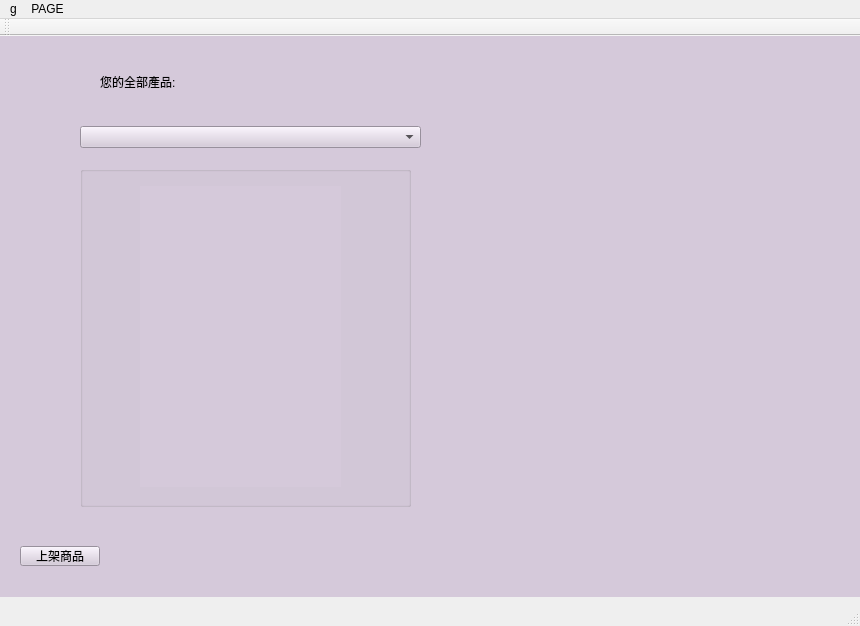
<?xml version="1.0" encoding="UTF-8"?>
<ui version="4.0">
 <class>MainWindow</class>
 <widget class="QMainWindow" name="MainWindow">
  <property name="geometry">
   <rect>
    <x>0</x>
    <y>0</y>
    <width>860</width>
    <height>626</height>
   </rect>
  </property>
  <property name="windowTitle">
   <string>MainWindow</string>
  </property>
  <widget class="QWidget" name="centralwidget">
   <widget class="QStackedWidget" name="page">
    <property name="geometry">
     <rect>
      <x>-10</x>
      <y>-140</y>
      <width>871</width>
      <height>701</height>
     </rect>
    </property>
    <property name="styleSheet">
     <string notr="true">background-color: rgb(213, 201, 218);</string>
    </property>
    <property name="currentIndex">
     <number>7</number>
    </property>
    <widget class="QWidget" name="welcome">
     <widget class="QPushButton" name="toLogin">
      <property name="geometry">
       <rect>
        <x>30</x>
        <y>170</y>
        <width>811</width>
        <height>511</height>
       </rect>
      </property>
      <property name="font">
       <font>
        <family>Bradley Hand ITC</family>
        <pointsize>90</pointsize>
        <weight>50</weight>
        <italic>false</italic>
        <bold>false</bold>
       </font>
      </property>
      <property name="styleSheet">
       <string notr="true">border-color: qlineargradient(spread:pad, x1:0, y1:1, x2:0, y2:0, stop:0 rgba(0, 0, 0, 255), stop:0.05 rgba(14, 8, 73, 255), stop:0.36 rgba(28, 17, 145, 255), stop:0.6 rgba(126, 14, 81, 255), stop:0.75 rgba(234, 11, 11, 255), stop:0.79 rgba(244, 70, 5, 255), stop:0.86 rgba(255, 136, 0, 255), stop:0.935 rgba(239, 236, 55, 255));
alternate-background-color: rgb(85, 255, 0);
gridline-color: rgb(255, 170, 0);
font: 90pt &quot;Bradley Hand ITC&quot;;
background-color: rgb(85, 170, 127);</string>
      </property>
      <property name="text">
       <string/>
      </property>
     </widget>
    </widget>
    <widget class="QWidget" name="loginPage">
     <widget class="QGroupBox" name="groupBox">
      <property name="geometry">
       <rect>
        <x>190</x>
        <y>210</y>
        <width>491</width>
        <height>391</height>
       </rect>
      </property>
      <property name="styleSheet">
       <string notr="true">font: 9pt &quot;Bahnschrift SemiLight&quot;;
border-color: rgb(27, 27, 127);
background-color: rgb(255, 170, 0);</string>
      </property>
      <property name="title">
       <string>登入</string>
      </property>
      <widget class="QLabel" name="label_6">
       <property name="geometry">
        <rect>
         <x>100</x>
         <y>270</y>
         <width>91</width>
         <height>16</height>
        </rect>
       </property>
       <property name="text">
        <string>還沒有帳號嗎？</string>
       </property>
      </widget>
      <widget class="QLabel" name="label_2">
       <property name="geometry">
        <rect>
         <x>160</x>
         <y>170</y>
         <width>60</width>
         <height>16</height>
        </rect>
       </property>
       <property name="styleSheet">
        <string notr="true">font: 9pt &quot;Bahnschrift SemiLight&quot;;
border-color: rgb(27, 27, 127);
background-color: rgb(255, 170, 0);</string>
       </property>
       <property name="text">
        <string>密碼</string>
       </property>
      </widget>
      <widget class="QLabel" name="label">
       <property name="geometry">
        <rect>
         <x>160</x>
         <y>110</y>
         <width>51</width>
         <height>16</height>
        </rect>
       </property>
       <property name="palette">
        <palette>
         <active>
          <colorrole role="WindowText">
           <brush brushstyle="SolidPattern">
            <color alpha="255">
             <red>0</red>
             <green>0</green>
             <blue>0</blue>
            </color>
           </brush>
          </colorrole>
          <colorrole role="Button">
           <brush brushstyle="SolidPattern">
            <color alpha="255">
             <red>255</red>
             <green>170</green>
             <blue>0</blue>
            </color>
           </brush>
          </colorrole>
          <colorrole role="Light">
           <brush brushstyle="SolidPattern">
            <color alpha="255">
             <red>255</red>
             <green>128</green>
             <blue>0</blue>
            </color>
           </brush>
          </colorrole>
          <colorrole role="Midlight">
           <brush brushstyle="SolidPattern">
            <color alpha="255">
             <red>212</red>
             <green>106</green>
             <blue>0</blue>
            </color>
           </brush>
          </colorrole>
          <colorrole role="Dark">
           <brush brushstyle="SolidPattern">
            <color alpha="255">
             <red>85</red>
             <green>43</green>
             <blue>0</blue>
            </color>
           </brush>
          </colorrole>
          <colorrole role="Mid">
           <brush brushstyle="SolidPattern">
            <color alpha="255">
             <red>113</red>
             <green>57</green>
             <blue>0</blue>
            </color>
           </brush>
          </colorrole>
          <colorrole role="Text">
           <brush brushstyle="SolidPattern">
            <color alpha="255">
             <red>0</red>
             <green>0</green>
             <blue>0</blue>
            </color>
           </brush>
          </colorrole>
          <colorrole role="BrightText">
           <brush brushstyle="SolidPattern">
            <color alpha="255">
             <red>255</red>
             <green>255</green>
             <blue>255</blue>
            </color>
           </brush>
          </colorrole>
          <colorrole role="ButtonText">
           <brush brushstyle="SolidPattern">
            <color alpha="255">
             <red>0</red>
             <green>0</green>
             <blue>0</blue>
            </color>
           </brush>
          </colorrole>
          <colorrole role="Base">
           <brush brushstyle="SolidPattern">
            <color alpha="255">
             <red>255</red>
             <green>170</green>
             <blue>0</blue>
            </color>
           </brush>
          </colorrole>
          <colorrole role="Window">
           <brush brushstyle="SolidPattern">
            <color alpha="255">
             <red>255</red>
             <green>170</green>
             <blue>0</blue>
            </color>
           </brush>
          </colorrole>
          <colorrole role="Shadow">
           <brush brushstyle="SolidPattern">
            <color alpha="255">
             <red>0</red>
             <green>0</green>
             <blue>0</blue>
            </color>
           </brush>
          </colorrole>
          <colorrole role="AlternateBase">
           <brush brushstyle="SolidPattern">
            <color alpha="255">
             <red>212</red>
             <green>170</green>
             <blue>127</blue>
            </color>
           </brush>
          </colorrole>
          <colorrole role="ToolTipBase">
           <brush brushstyle="SolidPattern">
            <color alpha="255">
             <red>255</red>
             <green>255</green>
             <blue>220</blue>
            </color>
           </brush>
          </colorrole>
          <colorrole role="ToolTipText">
           <brush brushstyle="SolidPattern">
            <color alpha="255">
             <red>0</red>
             <green>0</green>
             <blue>0</blue>
            </color>
           </brush>
          </colorrole>
          <colorrole role="PlaceholderText">
           <brush brushstyle="SolidPattern">
            <color alpha="128">
             <red>0</red>
             <green>0</green>
             <blue>0</blue>
            </color>
           </brush>
          </colorrole>
         </active>
         <inactive>
          <colorrole role="WindowText">
           <brush brushstyle="SolidPattern">
            <color alpha="255">
             <red>0</red>
             <green>0</green>
             <blue>0</blue>
            </color>
           </brush>
          </colorrole>
          <colorrole role="Button">
           <brush brushstyle="SolidPattern">
            <color alpha="255">
             <red>255</red>
             <green>170</green>
             <blue>0</blue>
            </color>
           </brush>
          </colorrole>
          <colorrole role="Light">
           <brush brushstyle="SolidPattern">
            <color alpha="255">
             <red>255</red>
             <green>128</green>
             <blue>0</blue>
            </color>
           </brush>
          </colorrole>
          <colorrole role="Midlight">
           <brush brushstyle="SolidPattern">
            <color alpha="255">
             <red>212</red>
             <green>106</green>
             <blue>0</blue>
            </color>
           </brush>
          </colorrole>
          <colorrole role="Dark">
           <brush brushstyle="SolidPattern">
            <color alpha="255">
             <red>85</red>
             <green>43</green>
             <blue>0</blue>
            </color>
           </brush>
          </colorrole>
          <colorrole role="Mid">
           <brush brushstyle="SolidPattern">
            <color alpha="255">
             <red>113</red>
             <green>57</green>
             <blue>0</blue>
            </color>
           </brush>
          </colorrole>
          <colorrole role="Text">
           <brush brushstyle="SolidPattern">
            <color alpha="255">
             <red>0</red>
             <green>0</green>
             <blue>0</blue>
            </color>
           </brush>
          </colorrole>
          <colorrole role="BrightText">
           <brush brushstyle="SolidPattern">
            <color alpha="255">
             <red>255</red>
             <green>255</green>
             <blue>255</blue>
            </color>
           </brush>
          </colorrole>
          <colorrole role="ButtonText">
           <brush brushstyle="SolidPattern">
            <color alpha="255">
             <red>0</red>
             <green>0</green>
             <blue>0</blue>
            </color>
           </brush>
          </colorrole>
          <colorrole role="Base">
           <brush brushstyle="SolidPattern">
            <color alpha="255">
             <red>255</red>
             <green>170</green>
             <blue>0</blue>
            </color>
           </brush>
          </colorrole>
          <colorrole role="Window">
           <brush brushstyle="SolidPattern">
            <color alpha="255">
             <red>255</red>
             <green>170</green>
             <blue>0</blue>
            </color>
           </brush>
          </colorrole>
          <colorrole role="Shadow">
           <brush brushstyle="SolidPattern">
            <color alpha="255">
             <red>0</red>
             <green>0</green>
             <blue>0</blue>
            </color>
           </brush>
          </colorrole>
          <colorrole role="AlternateBase">
           <brush brushstyle="SolidPattern">
            <color alpha="255">
             <red>212</red>
             <green>170</green>
             <blue>127</blue>
            </color>
           </brush>
          </colorrole>
          <colorrole role="ToolTipBase">
           <brush brushstyle="SolidPattern">
            <color alpha="255">
             <red>255</red>
             <green>255</green>
             <blue>220</blue>
            </color>
           </brush>
          </colorrole>
          <colorrole role="ToolTipText">
           <brush brushstyle="SolidPattern">
            <color alpha="255">
             <red>0</red>
             <green>0</green>
             <blue>0</blue>
            </color>
           </brush>
          </colorrole>
          <colorrole role="PlaceholderText">
           <brush brushstyle="SolidPattern">
            <color alpha="128">
             <red>0</red>
             <green>0</green>
             <blue>0</blue>
            </color>
           </brush>
          </colorrole>
         </inactive>
         <disabled>
          <colorrole role="WindowText">
           <brush brushstyle="SolidPattern">
            <color alpha="255">
             <red>85</red>
             <green>43</green>
             <blue>0</blue>
            </color>
           </brush>
          </colorrole>
          <colorrole role="Button">
           <brush brushstyle="SolidPattern">
            <color alpha="255">
             <red>255</red>
             <green>170</green>
             <blue>0</blue>
            </color>
           </brush>
          </colorrole>
          <colorrole role="Light">
           <brush brushstyle="SolidPattern">
            <color alpha="255">
             <red>255</red>
             <green>128</green>
             <blue>0</blue>
            </color>
           </brush>
          </colorrole>
          <colorrole role="Midlight">
           <brush brushstyle="SolidPattern">
            <color alpha="255">
             <red>212</red>
             <green>106</green>
             <blue>0</blue>
            </color>
           </brush>
          </colorrole>
          <colorrole role="Dark">
           <brush brushstyle="SolidPattern">
            <color alpha="255">
             <red>85</red>
             <green>43</green>
             <blue>0</blue>
            </color>
           </brush>
          </colorrole>
          <colorrole role="Mid">
           <brush brushstyle="SolidPattern">
            <color alpha="255">
             <red>113</red>
             <green>57</green>
             <blue>0</blue>
            </color>
           </brush>
          </colorrole>
          <colorrole role="Text">
           <brush brushstyle="SolidPattern">
            <color alpha="255">
             <red>85</red>
             <green>43</green>
             <blue>0</blue>
            </color>
           </brush>
          </colorrole>
          <colorrole role="BrightText">
           <brush brushstyle="SolidPattern">
            <color alpha="255">
             <red>255</red>
             <green>255</green>
             <blue>255</blue>
            </color>
           </brush>
          </colorrole>
          <colorrole role="ButtonText">
           <brush brushstyle="SolidPattern">
            <color alpha="255">
             <red>85</red>
             <green>43</green>
             <blue>0</blue>
            </color>
           </brush>
          </colorrole>
          <colorrole role="Base">
           <brush brushstyle="SolidPattern">
            <color alpha="255">
             <red>255</red>
             <green>170</green>
             <blue>0</blue>
            </color>
           </brush>
          </colorrole>
          <colorrole role="Window">
           <brush brushstyle="SolidPattern">
            <color alpha="255">
             <red>255</red>
             <green>170</green>
             <blue>0</blue>
            </color>
           </brush>
          </colorrole>
          <colorrole role="Shadow">
           <brush brushstyle="SolidPattern">
            <color alpha="255">
             <red>0</red>
             <green>0</green>
             <blue>0</blue>
            </color>
           </brush>
          </colorrole>
          <colorrole role="AlternateBase">
           <brush brushstyle="SolidPattern">
            <color alpha="255">
             <red>170</red>
             <green>85</green>
             <blue>0</blue>
            </color>
           </brush>
          </colorrole>
          <colorrole role="ToolTipBase">
           <brush brushstyle="SolidPattern">
            <color alpha="255">
             <red>255</red>
             <green>255</green>
             <blue>220</blue>
            </color>
           </brush>
          </colorrole>
          <colorrole role="ToolTipText">
           <brush brushstyle="SolidPattern">
            <color alpha="255">
             <red>0</red>
             <green>0</green>
             <blue>0</blue>
            </color>
           </brush>
          </colorrole>
          <colorrole role="PlaceholderText">
           <brush brushstyle="SolidPattern">
            <color alpha="128">
             <red>0</red>
             <green>0</green>
             <blue>0</blue>
            </color>
           </brush>
          </colorrole>
         </disabled>
        </palette>
       </property>
       <property name="text">
        <string>帳號</string>
       </property>
      </widget>
      <widget class="QLineEdit" name="fillAccount">
       <property name="geometry">
        <rect>
         <x>240</x>
         <y>100</y>
         <width>131</width>
         <height>31</height>
        </rect>
       </property>
       <property name="tabletTracking">
        <bool>false</bool>
       </property>
       <property name="autoFillBackground">
        <bool>false</bool>
       </property>
       <property name="styleSheet">
        <string notr="true">
background-color: rgb(255, 95, 135);
font: 9pt &quot;Bahnschrift&quot;;</string>
       </property>
       <property name="frame">
        <bool>false</bool>
       </property>
       <property name="cursorPosition">
        <number>0</number>
       </property>
       <property name="alignment">
        <set>Qt::AlignCenter</set>
       </property>
      </widget>
      <widget class="QLineEdit" name="fillPassword">
       <property name="geometry">
        <rect>
         <x>240</x>
         <y>160</y>
         <width>131</width>
         <height>31</height>
        </rect>
       </property>
       <property name="styleSheet">
        <string notr="true">
background-color: rgb(255, 95, 135);
font: 9pt &quot;Bahnschrift&quot;;</string>
       </property>
       <property name="frame">
        <bool>false</bool>
       </property>
       <property name="alignment">
        <set>Qt::AlignCenter</set>
       </property>
      </widget>
      <widget class="QPushButton" name="loginButton">
       <property name="geometry">
        <rect>
         <x>250</x>
         <y>210</y>
         <width>113</width>
         <height>32</height>
        </rect>
       </property>
       <property name="styleSheet">
        <string notr="true">color: rgb(0, 0, 0);
background-color: rgb(170, 255, 255);</string>
       </property>
       <property name="text">
        <string>登入</string>
       </property>
      </widget>
      <widget class="QPushButton" name="pushButton">
       <property name="geometry">
        <rect>
         <x>250</x>
         <y>260</y>
         <width>113</width>
         <height>32</height>
        </rect>
       </property>
       <property name="styleSheet">
        <string notr="true">color: rgb(0, 0, 0);
background-color: rgb(170, 255, 255);</string>
       </property>
       <property name="text">
        <string>建立新帳號</string>
       </property>
      </widget>
      <widget class="QPushButton" name="pushButton_3">
       <property name="geometry">
        <rect>
         <x>280</x>
         <y>300</y>
         <width>80</width>
         <height>20</height>
        </rect>
       </property>
       <property name="text">
        <string>忘記密碼?</string>
       </property>
      </widget>
     </widget>
    </widget>
    <widget class="QWidget" name="signUp">
     <widget class="QGroupBox" name="groupBox_2">
      <property name="geometry">
       <rect>
        <x>190</x>
        <y>210</y>
        <width>491</width>
        <height>391</height>
       </rect>
      </property>
      <property name="styleSheet">
       <string notr="true">font: 9pt &quot;Bahnschrift SemiLight&quot;;
border-color: rgb(27, 27, 127);
background-color: rgb(255, 170, 127);</string>
      </property>
      <property name="title">
       <string>建立新帳號</string>
      </property>
      <widget class="QLabel" name="label_18">
       <property name="geometry">
        <rect>
         <x>290</x>
         <y>320</y>
         <width>121</width>
         <height>20</height>
        </rect>
       </property>
       <property name="text">
        <string/>
       </property>
      </widget>
      <widget class="QLineEdit" name="newAccount">
       <property name="geometry">
        <rect>
         <x>250</x>
         <y>80</y>
         <width>113</width>
         <height>21</height>
        </rect>
       </property>
       <property name="alignment">
        <set>Qt::AlignCenter</set>
       </property>
      </widget>
      <widget class="QLineEdit" name="newPassword1">
       <property name="geometry">
        <rect>
         <x>250</x>
         <y>120</y>
         <width>113</width>
         <height>21</height>
        </rect>
       </property>
       <property name="alignment">
        <set>Qt::AlignCenter</set>
       </property>
      </widget>
      <widget class="QLineEdit" name="newPassword2">
       <property name="geometry">
        <rect>
         <x>250</x>
         <y>160</y>
         <width>113</width>
         <height>21</height>
        </rect>
       </property>
       <property name="alignment">
        <set>Qt::AlignCenter</set>
       </property>
      </widget>
      <widget class="QLineEdit" name="nicknameCreate_lineEdit">
       <property name="geometry">
        <rect>
         <x>250</x>
         <y>200</y>
         <width>113</width>
         <height>21</height>
        </rect>
       </property>
       <property name="alignment">
        <set>Qt::AlignCenter</set>
       </property>
      </widget>
      <widget class="QPushButton" name="createAccount">
       <property name="geometry">
        <rect>
         <x>250</x>
         <y>280</y>
         <width>113</width>
         <height>32</height>
        </rect>
       </property>
       <property name="text">
        <string>建立!</string>
       </property>
      </widget>
      <widget class="QPushButton" name="pushButton_4">
       <property name="geometry">
        <rect>
         <x>250</x>
         <y>330</y>
         <width>111</width>
         <height>31</height>
        </rect>
       </property>
       <property name="text">
        <string>算了</string>
       </property>
      </widget>
      <widget class="QLabel" name="label_4">
       <property name="geometry">
        <rect>
         <x>160</x>
         <y>120</y>
         <width>60</width>
         <height>16</height>
        </rect>
       </property>
       <property name="text">
        <string>輸入密碼</string>
       </property>
      </widget>
      <widget class="QLabel" name="label_5">
       <property name="geometry">
        <rect>
         <x>160</x>
         <y>160</y>
         <width>71</width>
         <height>16</height>
        </rect>
       </property>
       <property name="text">
        <string>再次輸入密碼</string>
       </property>
      </widget>
      <widget class="QLabel" name="nicknameCreate_label">
       <property name="geometry">
        <rect>
         <x>160</x>
         <y>200</y>
         <width>61</width>
         <height>21</height>
        </rect>
       </property>
       <property name="text">
        <string>暱稱</string>
       </property>
      </widget>
      <widget class="QLabel" name="label_10">
       <property name="geometry">
        <rect>
         <x>60</x>
         <y>230</y>
         <width>411</width>
         <height>20</height>
        </rect>
       </property>
       <property name="text">
        <string/>
       </property>
      </widget>
      <widget class="QLabel" name="label_3">
       <property name="geometry">
        <rect>
         <x>160</x>
         <y>80</y>
         <width>60</width>
         <height>16</height>
        </rect>
       </property>
       <property name="text">
        <string>輸入帳號</string>
       </property>
      </widget>
      <widget class="QLabel" name="warning">
       <property name="geometry">
        <rect>
         <x>60</x>
         <y>340</y>
         <width>171</width>
         <height>20</height>
        </rect>
       </property>
       <property name="text">
        <string/>
       </property>
      </widget>
     </widget>
    </widget>
    <widget class="QWidget" name="loginSuccess">
     <widget class="QLabel" name="show_product_homelabel">
      <property name="geometry">
       <rect>
        <x>450</x>
        <y>140</y>
        <width>371</width>
        <height>561</height>
       </rect>
      </property>
      <property name="text">
       <string/>
      </property>
     </widget>
     <widget class="QComboBox" name="home_produts_combobox">
      <property name="geometry">
       <rect>
        <x>60</x>
        <y>190</y>
        <width>361</width>
        <height>21</height>
       </rect>
      </property>
     </widget>
     <widget class="QGroupBox" name="groupBox_3">
      <property name="geometry">
       <rect>
        <x>110</x>
        <y>340</y>
        <width>331</width>
        <height>341</height>
       </rect>
      </property>
      <property name="title">
       <string/>
      </property>
      <widget class="QLabel" name="show_productInfo_homelabel">
       <property name="geometry">
        <rect>
         <x>60</x>
         <y>20</y>
         <width>201</width>
         <height>301</height>
        </rect>
       </property>
       <property name="text">
        <string/>
       </property>
      </widget>
     </widget>
     <widget class="QLabel" name="label_14">
      <property name="geometry">
       <rect>
        <x>100</x>
        <y>162</y>
        <width>131</width>
        <height>20</height>
       </rect>
      </property>
      <property name="text">
       <string>all products:</string>
      </property>
     </widget>
     <widget class="QPushButton" name="buy_button">
      <property name="geometry">
       <rect>
        <x>250</x>
        <y>650</y>
        <width>111</width>
        <height>41</height>
       </rect>
      </property>
      <property name="font">
       <font>
        <pointsize>13</pointsize>
       </font>
      </property>
      <property name="text">
       <string>購買</string>
      </property>
     </widget>
     <zorder>home_produts_combobox</zorder>
     <zorder>show_product_homelabel</zorder>
     <zorder>groupBox_3</zorder>
     <zorder>label_14</zorder>
     <zorder>buy_button</zorder>
    </widget>
    <widget class="QWidget" name="profio"/>
    <widget class="QWidget" name="settings">
     <widget class="QPushButton" name="pushButton_2">
      <property name="geometry">
       <rect>
        <x>100</x>
        <y>300</y>
        <width>251</width>
        <height>51</height>
       </rect>
      </property>
      <property name="text">
       <string>開通賣家</string>
      </property>
     </widget>
    </widget>
    <widget class="QWidget" name="loginFail">
     <widget class="QLabel" name="label_8">
      <property name="geometry">
       <rect>
        <x>260</x>
        <y>170</y>
        <width>521</width>
        <height>281</height>
       </rect>
      </property>
      <property name="font">
       <font>
        <family>Agency FB</family>
        <pointsize>28</pointsize>
       </font>
      </property>
      <property name="text">
       <string>帳號或密碼錯誤!</string>
      </property>
     </widget>
     <widget class="QPushButton" name="ceate_account">
      <property name="geometry">
       <rect>
        <x>490</x>
        <y>420</y>
        <width>121</width>
        <height>41</height>
       </rect>
      </property>
      <property name="text">
       <string>註冊新帳帳?</string>
      </property>
     </widget>
     <widget class="QPushButton" name="loginhuh">
      <property name="geometry">
       <rect>
        <x>210</x>
        <y>420</y>
        <width>101</width>
        <height>41</height>
       </rect>
      </property>
      <property name="text">
       <string>重新登入</string>
      </property>
     </widget>
    </widget>
    <widget class="QWidget" name="sellerhome">
     <widget class="QPushButton" name="uploaproduct_button">
      <property name="geometry">
       <rect>
        <x>30</x>
        <y>650</y>
        <width>80</width>
        <height>20</height>
       </rect>
      </property>
      <property name="text">
       <string>上架商品</string>
      </property>
     </widget>
     <widget class="QLabel" name="label_15">
      <property name="geometry">
       <rect>
        <x>110</x>
        <y>170</y>
        <width>171</width>
        <height>31</height>
       </rect>
      </property>
      <property name="text">
       <string>您的全部產品:</string>
      </property>
     </widget>
     <widget class="QGroupBox" name="groupBox_4">
      <property name="geometry">
       <rect>
        <x>90</x>
        <y>270</y>
        <width>331</width>
        <height>341</height>
       </rect>
      </property>
      <property name="title">
       <string/>
      </property>
      <widget class="QLabel" name="show_productInfo_homelabel_2">
       <property name="geometry">
        <rect>
         <x>60</x>
         <y>20</y>
         <width>201</width>
         <height>301</height>
        </rect>
       </property>
       <property name="text">
        <string/>
       </property>
      </widget>
     </widget>
     <widget class="QLabel" name="show_product_homelabel_2">
      <property name="geometry">
       <rect>
        <x>470</x>
        <y>150</y>
        <width>371</width>
        <height>561</height>
       </rect>
      </property>
      <property name="text">
       <string/>
      </property>
     </widget>
     <widget class="QComboBox" name="seller_comboBox">
      <property name="geometry">
       <rect>
        <x>90</x>
        <y>230</y>
        <width>341</width>
        <height>22</height>
       </rect>
      </property>
     </widget>
    </widget>
    <widget class="QWidget" name="uploadproduct">
     <widget class="QLabel" name="productname_label">
      <property name="geometry">
       <rect>
        <x>130</x>
        <y>200</y>
        <width>61</width>
        <height>21</height>
       </rect>
      </property>
      <property name="text">
       <string>商品名</string>
      </property>
     </widget>
     <widget class="QLineEdit" name="productname_linedit">
      <property name="geometry">
       <rect>
        <x>210</x>
        <y>200</y>
        <width>141</width>
        <height>20</height>
       </rect>
      </property>
     </widget>
     <widget class="QLabel" name="producttype_label">
      <property name="geometry">
       <rect>
        <x>120</x>
        <y>260</y>
        <width>81</width>
        <height>16</height>
       </rect>
      </property>
      <property name="text">
       <string>商品種類</string>
      </property>
     </widget>
     <widget class="QLabel" name="label_7">
      <property name="geometry">
       <rect>
        <x>130</x>
        <y>320</y>
        <width>71</width>
        <height>21</height>
       </rect>
      </property>
      <property name="text">
       <string>商價價格   $</string>
      </property>
     </widget>
     <widget class="QComboBox" name="productupload_type">
      <property name="geometry">
       <rect>
        <x>210</x>
        <y>260</y>
        <width>141</width>
        <height>22</height>
       </rect>
      </property>
      <item>
       <property name="text">
        <string>麻類</string>
       </property>
      </item>
      <item>
       <property name="text">
        <string>衣飾</string>
       </property>
      </item>
      <item>
       <property name="text">
        <string>食品</string>
       </property>
      </item>
      <item>
       <property name="text">
        <string>3C產品</string>
       </property>
      </item>
      <item>
       <property name="text">
        <string>家俱</string>
       </property>
      </item>
      <item>
       <property name="text">
        <string>玩具</string>
       </property>
      </item>
      <item>
       <property name="text">
        <string>植物，植物用具</string>
       </property>
      </item>
      <item>
       <property name="text">
        <string>動物，動物用具</string>
       </property>
      </item>
     </widget>
     <widget class="QSlider" name="price_Slider">
      <property name="geometry">
       <rect>
        <x>370</x>
        <y>320</y>
        <width>471</width>
        <height>16</height>
       </rect>
      </property>
      <property name="maximum">
       <number>1000000000</number>
      </property>
      <property name="orientation">
       <enum>Qt::Horizontal</enum>
      </property>
     </widget>
     <widget class="QLabel" name="label_9">
      <property name="geometry">
       <rect>
        <x>370</x>
        <y>350</y>
        <width>51</width>
        <height>16</height>
       </rect>
      </property>
      <property name="text">
       <string>$0</string>
      </property>
     </widget>
     <widget class="QLabel" name="label_11">
      <property name="geometry">
       <rect>
        <x>770</x>
        <y>350</y>
        <width>91</width>
        <height>16</height>
       </rect>
      </property>
      <property name="text">
       <string>$10000000000</string>
      </property>
     </widget>
     <widget class="QLineEdit" name="price_lineEdit">
      <property name="geometry">
       <rect>
        <x>210</x>
        <y>320</y>
        <width>141</width>
        <height>20</height>
       </rect>
      </property>
     </widget>
     <widget class="QPushButton" name="upload_button">
      <property name="geometry">
       <rect>
        <x>240</x>
        <y>610</y>
        <width>80</width>
        <height>20</height>
       </rect>
      </property>
      <property name="text">
       <string>上架!</string>
      </property>
     </widget>
     <widget class="QDoubleSpinBox" name="inventory_input">
      <property name="geometry">
       <rect>
        <x>210</x>
        <y>380</y>
        <width>141</width>
        <height>22</height>
       </rect>
      </property>
      <property name="decimals">
       <number>0</number>
      </property>
     </widget>
     <widget class="QLabel" name="label_12">
      <property name="geometry">
       <rect>
        <x>130</x>
        <y>380</y>
        <width>61</width>
        <height>21</height>
       </rect>
      </property>
      <property name="text">
       <string>商品數量</string>
      </property>
     </widget>
     <widget class="QLabel" name="label_13">
      <property name="geometry">
       <rect>
        <x>130</x>
        <y>440</y>
        <width>61</width>
        <height>31</height>
       </rect>
      </property>
      <property name="text">
       <string>商品描述</string>
      </property>
     </widget>
     <widget class="QTextEdit" name="productdescribe_upload_textedit">
      <property name="geometry">
       <rect>
        <x>220</x>
        <y>430</y>
        <width>121</width>
        <height>91</height>
       </rect>
      </property>
     </widget>
     <widget class="QPushButton" name="upload_productpicture_button">
      <property name="geometry">
       <rect>
        <x>160</x>
        <y>560</y>
        <width>131</width>
        <height>20</height>
       </rect>
      </property>
      <property name="text">
       <string>上傳商品照片</string>
      </property>
     </widget>
     <widget class="QLineEdit" name="lineEdit">
      <property name="geometry">
       <rect>
        <x>440</x>
        <y>260</y>
        <width>141</width>
        <height>20</height>
       </rect>
      </property>
     </widget>
     <widget class="QLabel" name="show_upload_pic">
      <property name="geometry">
       <rect>
        <x>380</x>
        <y>420</y>
        <width>300</width>
        <height>200</height>
       </rect>
      </property>
      <property name="text">
       <string/>
      </property>
     </widget>
     <widget class="QLabel" name="show_image_text">
      <property name="geometry">
       <rect>
        <x>380</x>
        <y>390</y>
        <width>161</width>
        <height>21</height>
       </rect>
      </property>
      <property name="font">
       <font>
        <family>Arial</family>
        <pointsize>12</pointsize>
       </font>
      </property>
      <property name="text">
       <string/>
      </property>
     </widget>
     <zorder>show_upload_pic</zorder>
     <zorder>productname_label</zorder>
     <zorder>productname_linedit</zorder>
     <zorder>producttype_label</zorder>
     <zorder>label_7</zorder>
     <zorder>productupload_type</zorder>
     <zorder>price_Slider</zorder>
     <zorder>label_9</zorder>
     <zorder>label_11</zorder>
     <zorder>price_lineEdit</zorder>
     <zorder>upload_button</zorder>
     <zorder>inventory_input</zorder>
     <zorder>label_12</zorder>
     <zorder>label_13</zorder>
     <zorder>productdescribe_upload_textedit</zorder>
     <zorder>upload_productpicture_button</zorder>
     <zorder>lineEdit</zorder>
     <zorder>show_image_text</zorder>
    </widget>
    <widget class="QWidget" name="showProducts"/>
   </widget>
  </widget>
  <widget class="QMenuBar" name="menubar">
   <property name="geometry">
    <rect>
     <x>0</x>
     <y>0</y>
     <width>860</width>
     <height>21</height>
    </rect>
   </property>
   <widget class="QMenu" name="menu">
    <property name="title">
     <string>PAGE</string>
    </property>
    <addaction name="actiond"/>
    <addaction name="actionprofio"/>
    <addaction name="actionsettings"/>
    <addaction name="actionsellerpage"/>
    <addaction name="action"/>
   </widget>
   <widget class="QMenu" name="menug">
    <property name="geometry">
     <rect>
      <x>2265</x>
      <y>102</y>
      <width>121</width>
      <height>46</height>
     </rect>
    </property>
    <property name="title">
     <string>g</string>
    </property>
   </widget>
   <addaction name="menug"/>
   <addaction name="menu"/>
  </widget>
  <widget class="QStatusBar" name="statusbar"/>
  <widget class="QToolBar" name="toolBar">
   <property name="windowTitle">
    <string>toolBar</string>
   </property>
   <attribute name="toolBarArea">
    <enum>TopToolBarArea</enum>
   </attribute>
   <attribute name="toolBarBreak">
    <bool>false</bool>
   </attribute>
  </widget>
  <action name="actiond">
   <property name="text">
    <string>首頁</string>
   </property>
  </action>
  <action name="actionprofio">
   <property name="text">
    <string>個人資料</string>
   </property>
  </action>
  <action name="actionsettings">
   <property name="text">
    <string>設定</string>
   </property>
  </action>
  <action name="actionsellerpage">
   <property name="text">
    <string>賣家頁面</string>
   </property>
  </action>
  <action name="action">
   <property name="text">
    <string>登出</string>
   </property>
  </action>
 </widget>
 <resources/>
 <connections/>
</ui>
